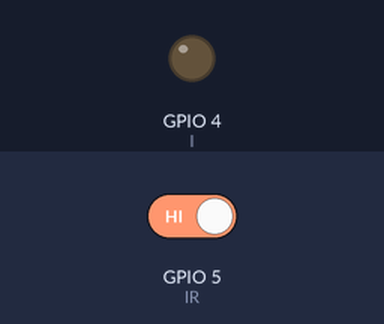
Recording of a sketch running on a simulated ESP8266 (NodeMCU). On the bench: output pins drawn as LEDs (lit = HIGH). The inputs (shaded band) are chosen by the test bench; at power-on: GPIO 5 (IR) HIGH. WiFi joins after 1.5 s; servers stay silent unless stated; what the sketch prints to the serial monitor is not drawn.

Above: at 2.7 s.
2.8 s: GPIO 5 (IR) driven LOW
At 4.3 s:
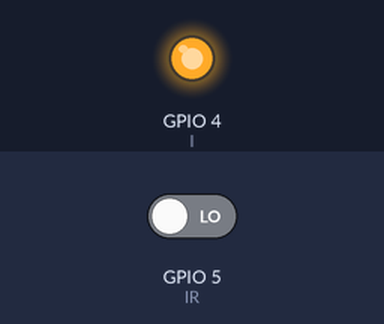
5.8 s: GPIO 5 (IR) driven HIGH
At 7.1 s:
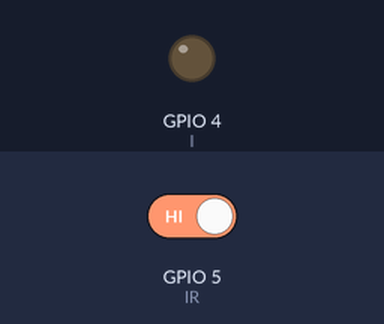
Timing chart, 0 to 8.8 s (numbered marks = the images above; inputs shaded):
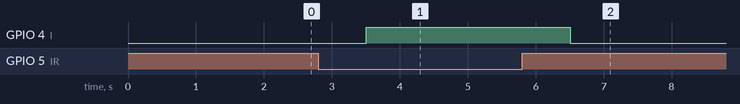

Measured:
- after the input at 2.8 s, GPIO 4 (l): LOW → HIGH after 0.71 s
- after the input at 5.8 s, GPIO 4 (l): HIGH → LOW after 0.71 s

The sketch:

main.ino
```cpp
#include <Arduino.h>
#include <ESP8266WiFi.h>
#include <ESP_Mail_Client.h>

#define WIFI_SSID "POCO"
#define WIFI_PASSWORD "avantika"

#define SMTP_server "smtp.gmail.com"
#define SMTP_Port 465

#define sender_email "autoresumebuilder@gmail.com"
#define sender_password "xgvetyxfhpumhdtm"

#define Recipient_email "avhadamey3@gmail.com"

int IR = 5;
int l = 4;
int val = 0;

SMTPSession smtp;
ESP_Mail_Session session;
SMTP_Message message;

void detect() {
  int IRState = digitalRead(IR);
  val = digitalRead(IR);
  if (IRState == 0) {
    digitalWrite(l, HIGH);
    if (!smtp.connect(&session))
      return;
  }

  if (!MailClient.sendMail(&smtp, &message))
    Serial.println("Error sending Email");
  digitalWrite(l, LOW);
}

void setup() {
  Serial.begin(115200);
  pinMode(l, OUTPUT);
  pinMode(IR, INPUT);

  Serial.println();
  Serial.print("Connecting to WiFi...");
  WiFi.begin(WIFI_SSID, WIFI_PASSWORD);
  while (WiFi.status() != WL_CONNECTED) {
    Serial.print(".");
    delay(50);
  }
  Serial.println("");
  Serial.println("WiFi connected.");
  Serial.println("IP address: ");
  Serial.println(WiFi.localIP());
  Serial.println();

  smtp.debug(1);

  session.server.host_name = SMTP_server;
  session.server.port = SMTP_Port;
  session.login.email = sender_email;
  session.login.password = sender_password;
  session.login.user_domain = "";

  message.sender.name = "Smart LetterBox";
  message.sender.email = sender_email;
  message.subject = "Letter Received in LetterBox";
  message.addRecipient("Amey", Recipient_email);

  String htmlMsg = "<div style=\"color:#0000FF;\"><h1>Letter Received!</h1><p>You have received a letter</p></div>";
  message.html.content = htmlMsg.c_str();
  message.html.content = htmlMsg.c_str();
  message.text.charSet = "us-ascii";
  message.html.transfer_encoding = Content_Transfer_Encoding::enc_7bit;
}

void loop() {
  detect();
}
```
